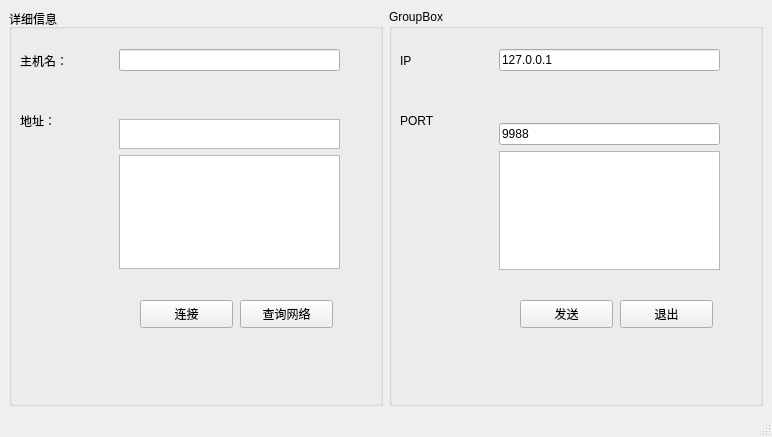
<?xml version="1.0" encoding="UTF-8"?>
<ui version="4.0">
 <class>MainWindow</class>
 <widget class="QMainWindow" name="MainWindow">
  <property name="geometry">
   <rect>
    <x>0</x>
    <y>0</y>
    <width>772</width>
    <height>437</height>
   </rect>
  </property>
  <property name="windowTitle">
   <string>MainWindow</string>
  </property>
  <widget class="QWidget" name="centralwidget">
   <layout class="QGridLayout" name="gridLayout">
    <item row="0" column="0">
     <widget class="QGroupBox" name="groupBox">
      <property name="title">
       <string>详细信息</string>
      </property>
      <widget class="QPushButton" name="btnConnect">
       <property name="geometry">
        <rect>
         <x>131</x>
         <y>291</y>
         <width>93</width>
         <height>28</height>
        </rect>
       </property>
       <property name="text">
        <string>连接</string>
       </property>
      </widget>
      <widget class="QPushButton" name="pushButton_2">
       <property name="geometry">
        <rect>
         <x>231</x>
         <y>291</y>
         <width>93</width>
         <height>28</height>
        </rect>
       </property>
       <property name="text">
        <string>查询网络</string>
       </property>
      </widget>
      <widget class="QWidget" name="layoutWidget">
       <property name="geometry">
        <rect>
         <x>11</x>
         <y>41</y>
         <width>89</width>
         <height>22</height>
        </rect>
       </property>
       <layout class="QHBoxLayout" name="horizontalLayout_2">
        <item>
         <widget class="QLabel" name="label">
          <property name="text">
           <string>主机名：</string>
          </property>
         </widget>
        </item>
        <item>
         <spacer name="horizontalSpacer">
          <property name="orientation">
           <enum>Qt::Horizontal</enum>
          </property>
          <property name="sizeType">
           <enum>QSizePolicy::Expanding</enum>
          </property>
          <property name="sizeHint" stdset="0">
           <size>
            <width>20</width>
            <height>20</height>
           </size>
          </property>
         </spacer>
        </item>
       </layout>
      </widget>
      <widget class="QWidget" name="layoutWidget">
       <property name="geometry">
        <rect>
         <x>110</x>
         <y>40</y>
         <width>221</width>
         <height>220</height>
        </rect>
       </property>
       <layout class="QVBoxLayout" name="verticalLayout_2">
        <item>
         <widget class="QLineEdit" name="LineEditLocalHostName">
          <property name="sizePolicy">
           <sizepolicy hsizetype="Expanding" vsizetype="Fixed">
            <horstretch>0</horstretch>
            <verstretch>0</verstretch>
           </sizepolicy>
          </property>
         </widget>
        </item>
        <item>
         <spacer name="verticalSpacer">
          <property name="orientation">
           <enum>Qt::Vertical</enum>
          </property>
          <property name="sizeHint" stdset="0">
           <size>
            <width>20</width>
            <height>120</height>
           </size>
          </property>
         </spacer>
        </item>
        <item>
         <widget class="QTextEdit" name="textEditAddress">
          <property name="maximumSize">
           <size>
            <width>16777215</width>
            <height>30</height>
           </size>
          </property>
         </widget>
        </item>
        <item>
         <layout class="QVBoxLayout" name="verticalLayout" stretch="0">
          <item>
           <widget class="QTextEdit" name="edtRecv"/>
          </item>
         </layout>
        </item>
       </layout>
      </widget>
      <widget class="QWidget" name="layoutWidget">
       <property name="geometry">
        <rect>
         <x>11</x>
         <y>101</y>
         <width>74</width>
         <height>22</height>
        </rect>
       </property>
       <layout class="QHBoxLayout" name="horizontalLayout">
        <item>
         <widget class="QLabel" name="label_2">
          <property name="text">
           <string>地址：</string>
          </property>
         </widget>
        </item>
        <item>
         <spacer name="horizontalSpacer_2">
          <property name="orientation">
           <enum>Qt::Horizontal</enum>
          </property>
          <property name="sizeType">
           <enum>QSizePolicy::Expanding</enum>
          </property>
          <property name="sizeHint" stdset="0">
           <size>
            <width>20</width>
            <height>20</height>
           </size>
          </property>
         </spacer>
        </item>
       </layout>
      </widget>
     </widget>
    </item>
    <item row="0" column="1">
     <widget class="QGroupBox" name="groupBox_2">
      <property name="title">
       <string>GroupBox</string>
      </property>
      <widget class="QPushButton" name="btnSend">
       <property name="geometry">
        <rect>
         <x>131</x>
         <y>291</y>
         <width>93</width>
         <height>28</height>
        </rect>
       </property>
       <property name="text">
        <string>发送</string>
       </property>
      </widget>
      <widget class="QPushButton" name="EXIT">
       <property name="geometry">
        <rect>
         <x>231</x>
         <y>291</y>
         <width>93</width>
         <height>28</height>
        </rect>
       </property>
       <property name="text">
        <string>退出</string>
       </property>
      </widget>
      <widget class="QWidget" name="layoutWidget_4">
       <property name="geometry">
        <rect>
         <x>11</x>
         <y>41</y>
         <width>89</width>
         <height>22</height>
        </rect>
       </property>
       <layout class="QHBoxLayout" name="horizontalLayout_5">
        <item>
         <widget class="QLabel" name="label_11">
          <property name="text">
           <string>IP</string>
          </property>
         </widget>
        </item>
        <item>
         <spacer name="horizontalSpacer_5">
          <property name="orientation">
           <enum>Qt::Horizontal</enum>
          </property>
          <property name="sizeType">
           <enum>QSizePolicy::Expanding</enum>
          </property>
          <property name="sizeHint" stdset="0">
           <size>
            <width>20</width>
            <height>20</height>
           </size>
          </property>
         </spacer>
        </item>
       </layout>
      </widget>
      <widget class="QWidget" name="layoutWidget_5">
       <property name="geometry">
        <rect>
         <x>110</x>
         <y>40</y>
         <width>221</width>
         <height>221</height>
        </rect>
       </property>
       <layout class="QVBoxLayout" name="verticalLayout_5">
        <item>
         <widget class="QLineEdit" name="edtIP">
          <property name="sizePolicy">
           <sizepolicy hsizetype="Expanding" vsizetype="Fixed">
            <horstretch>0</horstretch>
            <verstretch>0</verstretch>
           </sizepolicy>
          </property>
          <property name="text">
           <string>127.0.0.1</string>
          </property>
         </widget>
        </item>
        <item>
         <spacer name="verticalSpacer_3">
          <property name="orientation">
           <enum>Qt::Vertical</enum>
          </property>
          <property name="sizeHint" stdset="0">
           <size>
            <width>20</width>
            <height>120</height>
           </size>
          </property>
         </spacer>
        </item>
        <item>
         <layout class="QVBoxLayout" name="verticalLayout_6" stretch="0,0">
          <item>
           <widget class="QLineEdit" name="edtPort">
            <property name="text">
             <string>9988</string>
            </property>
           </widget>
          </item>
          <item>
           <widget class="QTextEdit" name="edtSend"/>
          </item>
         </layout>
        </item>
       </layout>
      </widget>
      <widget class="QWidget" name="layoutWidget_6">
       <property name="geometry">
        <rect>
         <x>11</x>
         <y>101</y>
         <width>74</width>
         <height>22</height>
        </rect>
       </property>
       <layout class="QHBoxLayout" name="horizontalLayout_6">
        <item>
         <widget class="QLabel" name="label_12">
          <property name="text">
           <string>PORT</string>
          </property>
         </widget>
        </item>
        <item>
         <spacer name="horizontalSpacer_6">
          <property name="orientation">
           <enum>Qt::Horizontal</enum>
          </property>
          <property name="sizeType">
           <enum>QSizePolicy::Expanding</enum>
          </property>
          <property name="sizeHint" stdset="0">
           <size>
            <width>20</width>
            <height>20</height>
           </size>
          </property>
         </spacer>
        </item>
       </layout>
      </widget>
     </widget>
    </item>
   </layout>
  </widget>
  <widget class="QMenuBar" name="menubar">
   <property name="geometry">
    <rect>
     <x>0</x>
     <y>0</y>
     <width>772</width>
     <height>26</height>
    </rect>
   </property>
  </widget>
  <widget class="QStatusBar" name="statusbar"/>
 </widget>
 <resources/>
 <connections>
  <connection>
   <sender>EXIT</sender>
   <signal>clicked()</signal>
   <receiver>MainWindow</receiver>
   <slot>close()</slot>
   <hints>
    <hint type="sourcelabel">
     <x>667</x>
     <y>341</y>
    </hint>
    <hint type="destinationlabel">
     <x>385</x>
     <y>218</y>
    </hint>
   </hints>
  </connection>
 </connections>
</ui>
